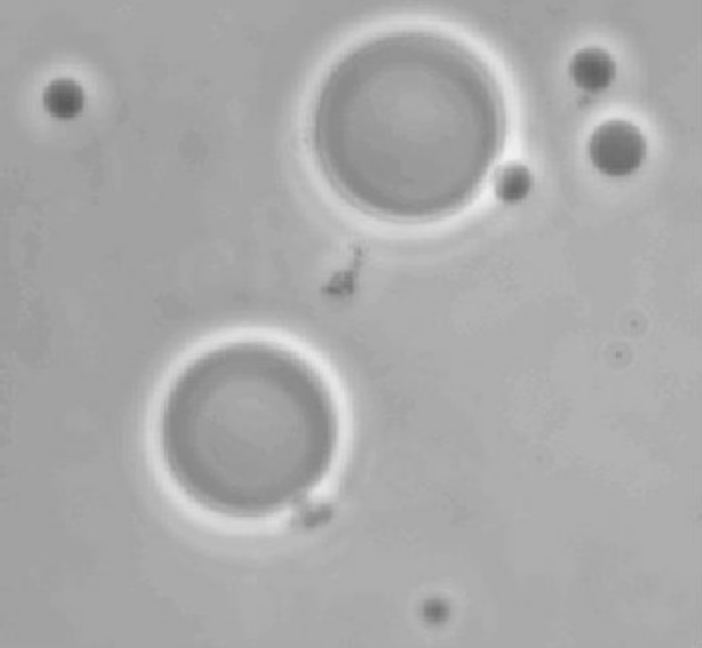
#> input picture Week-5-Clustering and Features/Solutions/Clustering/K-means/Cells.tif, 702 x 648 px
$ python run_kmeans_solution.py
#> lines starting #> are read from the running program, lines starting #| are printed output that depends on the picture
#!/usr/bin/env python3
# -*- coding: utf-8 -*-
"""
Created on Wed Apr 25 18:57:06 2018

@author: emma
"""

import matplotlib.pyplot as plt
import numpy as np
import kmeans_solution


# load image using matplotlib
I = plt.imread('Cells.tif')
#> I is the input picture: shape (648, 702); min 90, max 241, mean 169.6

print(I)
#> (printed output is left out)
#display image

plt.imshow(I)
plt.show()

plt.hist(np.reshape(I,(I.shape[0]*I.shape[1])),25)
plt.title('Intensity distribution')
plt.xlabel('Intensity')
plt.ylabel('Frequency')
plt.show()
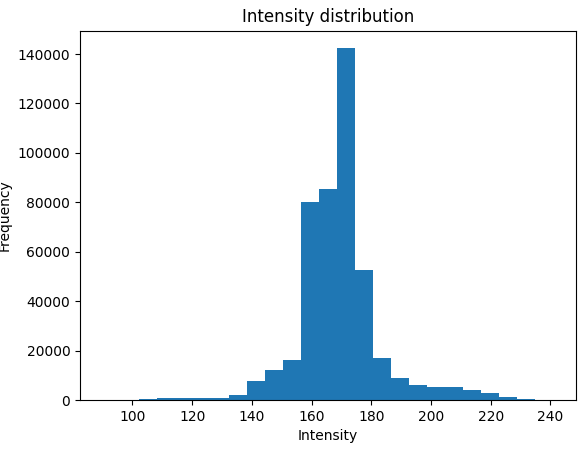
#> figure drawn by matplotlib, 1 panel; tallest bar 142360 high, from x = 168.5 to 174.6

# make guesses for cluster intensities (pick cluster centres from histogram)
m1=170
m2=200

print('initial guesses for cluster centroids:', m1,m2,I.shape)
#| initial guesses for cluster centroids: 170 200 (648, 702)
if m1 is not None and m2 is not None:
    # apply k_means function
#> (the run stopped early here; a loop or call above may not have finished)
